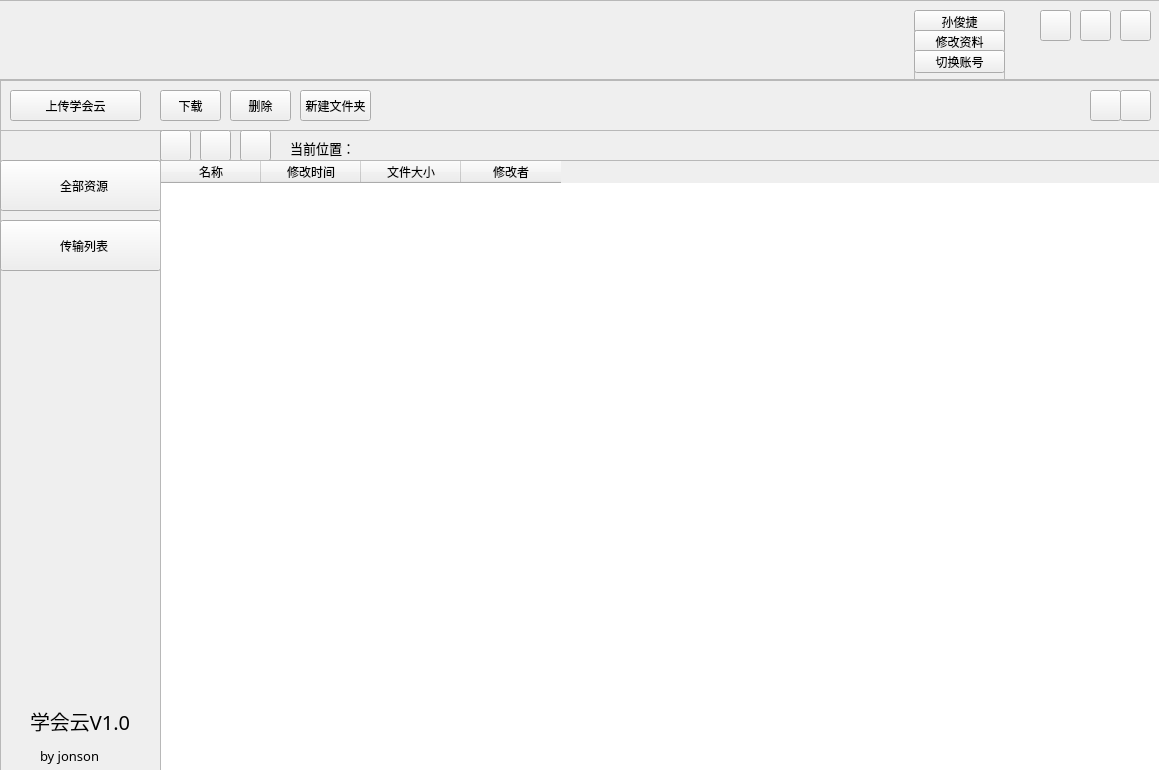
<?xml version="1.0" encoding="UTF-8"?>
<ui version="4.0">
 <class>Form</class>
 <widget class="QWidget" name="Form">
  <property name="geometry">
   <rect>
    <x>0</x>
    <y>0</y>
    <width>1159</width>
    <height>770</height>
   </rect>
  </property>
  <property name="windowTitle">
   <string>Form</string>
  </property>
  <widget class="QFrame" name="frame">
   <property name="geometry">
    <rect>
     <x>-10</x>
     <y>-10</y>
     <width>1181</width>
     <height>791</height>
    </rect>
   </property>
   <property name="frameShape">
    <enum>QFrame::StyledPanel</enum>
   </property>
   <property name="frameShadow">
    <enum>QFrame::Raised</enum>
   </property>
   <widget class="QFrame" name="frame_2">
    <property name="geometry">
     <rect>
      <x>0</x>
      <y>10</y>
      <width>1181</width>
      <height>80</height>
     </rect>
    </property>
    <property name="frameShape">
     <enum>QFrame::StyledPanel</enum>
    </property>
    <property name="frameShadow">
     <enum>QFrame::Raised</enum>
    </property>
    <widget class="QLabel" name="label">
     <property name="geometry">
      <rect>
       <x>10</x>
       <y>0</y>
       <width>181</width>
       <height>81</height>
      </rect>
     </property>
     <property name="text">
      <string/>
     </property>
    </widget>
    <widget class="QPushButton" name="pushButton">
     <property name="geometry">
      <rect>
       <x>1050</x>
       <y>10</y>
       <width>31</width>
       <height>31</height>
      </rect>
     </property>
     <property name="text">
      <string/>
     </property>
    </widget>
    <widget class="QPushButton" name="pushButton_2">
     <property name="geometry">
      <rect>
       <x>1090</x>
       <y>10</y>
       <width>31</width>
       <height>31</height>
      </rect>
     </property>
     <property name="text">
      <string/>
     </property>
    </widget>
    <widget class="QPushButton" name="pushButton_3">
     <property name="geometry">
      <rect>
       <x>1130</x>
       <y>10</y>
       <width>31</width>
       <height>31</height>
      </rect>
     </property>
     <property name="text">
      <string/>
     </property>
    </widget>
    <widget class="QPushButton" name="pushButton_15">
     <property name="geometry">
      <rect>
       <x>924</x>
       <y>10</y>
       <width>91</width>
       <height>23</height>
      </rect>
     </property>
     <property name="text">
      <string>孙俊捷</string>
     </property>
    </widget>
    <widget class="QFrame" name="frame_5">
     <property name="geometry">
      <rect>
       <x>924</x>
       <y>30</y>
       <width>91</width>
       <height>51</height>
      </rect>
     </property>
     <property name="frameShape">
      <enum>QFrame::StyledPanel</enum>
     </property>
     <property name="frameShadow">
      <enum>QFrame::Raised</enum>
     </property>
     <widget class="QPushButton" name="pushButton_16">
      <property name="geometry">
       <rect>
        <x>0</x>
        <y>0</y>
        <width>91</width>
        <height>23</height>
       </rect>
      </property>
      <property name="text">
       <string>修改资料</string>
      </property>
     </widget>
     <widget class="QPushButton" name="pushButton_17">
      <property name="geometry">
       <rect>
        <x>0</x>
        <y>20</y>
        <width>91</width>
        <height>23</height>
       </rect>
      </property>
      <property name="text">
       <string>切换账号</string>
      </property>
     </widget>
    </widget>
    <widget class="QLabel" name="label_10">
     <property name="geometry">
      <rect>
       <x>980</x>
       <y>20</y>
       <width>21</width>
       <height>16</height>
      </rect>
     </property>
     <property name="text">
      <string/>
     </property>
    </widget>
   </widget>
   <widget class="QFrame" name="frame_3">
    <property name="geometry">
     <rect>
      <x>10</x>
      <y>90</y>
      <width>1161</width>
      <height>51</height>
     </rect>
    </property>
    <property name="frameShape">
     <enum>QFrame::StyledPanel</enum>
    </property>
    <property name="frameShadow">
     <enum>QFrame::Raised</enum>
    </property>
    <widget class="QPushButton" name="pushButton_4">
     <property name="geometry">
      <rect>
       <x>1090</x>
       <y>10</y>
       <width>31</width>
       <height>31</height>
      </rect>
     </property>
     <property name="text">
      <string/>
     </property>
    </widget>
    <widget class="QPushButton" name="pushButton_5">
     <property name="geometry">
      <rect>
       <x>1120</x>
       <y>10</y>
       <width>31</width>
       <height>31</height>
      </rect>
     </property>
     <property name="text">
      <string/>
     </property>
    </widget>
    <widget class="QPushButton" name="pushButton_11">
     <property name="geometry">
      <rect>
       <x>160</x>
       <y>10</y>
       <width>61</width>
       <height>31</height>
      </rect>
     </property>
     <property name="text">
      <string>下载</string>
     </property>
    </widget>
    <widget class="QPushButton" name="pushButton_12">
     <property name="geometry">
      <rect>
       <x>230</x>
       <y>10</y>
       <width>61</width>
       <height>31</height>
      </rect>
     </property>
     <property name="text">
      <string>删除</string>
     </property>
    </widget>
    <widget class="QPushButton" name="pushButton_13">
     <property name="geometry">
      <rect>
       <x>300</x>
       <y>10</y>
       <width>71</width>
       <height>31</height>
      </rect>
     </property>
     <property name="text">
      <string>新建文件夹</string>
     </property>
    </widget>
    <widget class="QPushButton" name="pushButton_14">
     <property name="geometry">
      <rect>
       <x>10</x>
       <y>10</y>
       <width>131</width>
       <height>31</height>
      </rect>
     </property>
     <property name="text">
      <string>上传学会云</string>
     </property>
    </widget>
   </widget>
   <widget class="QFrame" name="frame_4">
    <property name="geometry">
     <rect>
      <x>10</x>
      <y>140</y>
      <width>161</width>
      <height>651</height>
     </rect>
    </property>
    <property name="frameShape">
     <enum>QFrame::StyledPanel</enum>
    </property>
    <property name="frameShadow">
     <enum>QFrame::Raised</enum>
    </property>
    <widget class="QPushButton" name="pushButton_9">
     <property name="geometry">
      <rect>
       <x>0</x>
       <y>30</y>
       <width>161</width>
       <height>51</height>
      </rect>
     </property>
     <property name="text">
      <string/>
     </property>
    </widget>
    <widget class="QLabel" name="label_2">
     <property name="geometry">
      <rect>
       <x>20</x>
       <y>40</y>
       <width>31</width>
       <height>31</height>
      </rect>
     </property>
     <property name="text">
      <string/>
     </property>
    </widget>
    <widget class="QLabel" name="label_3">
     <property name="geometry">
      <rect>
       <x>60</x>
       <y>40</y>
       <width>61</width>
       <height>31</height>
      </rect>
     </property>
     <property name="text">
      <string>全部资源</string>
     </property>
    </widget>
    <widget class="QPushButton" name="pushButton_10">
     <property name="geometry">
      <rect>
       <x>0</x>
       <y>90</y>
       <width>161</width>
       <height>51</height>
      </rect>
     </property>
     <property name="text">
      <string/>
     </property>
    </widget>
    <widget class="QLabel" name="label_4">
     <property name="geometry">
      <rect>
       <x>20</x>
       <y>100</y>
       <width>31</width>
       <height>31</height>
      </rect>
     </property>
     <property name="text">
      <string/>
     </property>
    </widget>
    <widget class="QLabel" name="label_5">
     <property name="geometry">
      <rect>
       <x>60</x>
       <y>100</y>
       <width>61</width>
       <height>31</height>
      </rect>
     </property>
     <property name="text">
      <string>传输列表</string>
     </property>
    </widget>
    <widget class="QLabel" name="label_8">
     <property name="geometry">
      <rect>
       <x>40</x>
       <y>610</y>
       <width>71</width>
       <height>31</height>
      </rect>
     </property>
     <property name="font">
      <font>
       <family>幼圆</family>
       <pointsize>10</pointsize>
      </font>
     </property>
     <property name="text">
      <string>by jonson</string>
     </property>
    </widget>
    <widget class="QLabel" name="label_9">
     <property name="geometry">
      <rect>
       <x>30</x>
       <y>570</y>
       <width>101</width>
       <height>41</height>
      </rect>
     </property>
     <property name="font">
      <font>
       <family>幼圆</family>
       <pointsize>15</pointsize>
       <underline>false</underline>
      </font>
     </property>
     <property name="text">
      <string>学会云V1.0</string>
     </property>
    </widget>
   </widget>
   <widget class="QFrame" name="frame_6">
    <property name="geometry">
     <rect>
      <x>170</x>
      <y>140</y>
      <width>1001</width>
      <height>31</height>
     </rect>
    </property>
    <property name="frameShape">
     <enum>QFrame::StyledPanel</enum>
    </property>
    <property name="frameShadow">
     <enum>QFrame::Raised</enum>
    </property>
    <widget class="QLabel" name="label_6">
     <property name="geometry">
      <rect>
       <x>130</x>
       <y>2</y>
       <width>60</width>
       <height>31</height>
      </rect>
     </property>
     <property name="font">
      <font>
       <pointsize>10</pointsize>
      </font>
     </property>
     <property name="text">
      <string>当前位置：</string>
     </property>
    </widget>
    <widget class="QPushButton" name="pushButton_6">
     <property name="geometry">
      <rect>
       <x>0</x>
       <y>0</y>
       <width>31</width>
       <height>31</height>
      </rect>
     </property>
     <property name="text">
      <string/>
     </property>
    </widget>
    <widget class="QPushButton" name="pushButton_7">
     <property name="geometry">
      <rect>
       <x>40</x>
       <y>0</y>
       <width>31</width>
       <height>31</height>
      </rect>
     </property>
     <property name="text">
      <string/>
     </property>
    </widget>
    <widget class="QPushButton" name="pushButton_8">
     <property name="geometry">
      <rect>
       <x>80</x>
       <y>0</y>
       <width>31</width>
       <height>31</height>
      </rect>
     </property>
     <property name="text">
      <string/>
     </property>
    </widget>
    <widget class="QLabel" name="label_7">
     <property name="geometry">
      <rect>
       <x>190</x>
       <y>0</y>
       <width>54</width>
       <height>33</height>
      </rect>
     </property>
     <property name="font">
      <font>
       <pointsize>10</pointsize>
      </font>
     </property>
     <property name="text">
      <string/>
     </property>
    </widget>
   </widget>
   <widget class="QTableWidget" name="tableWidget">
    <property name="geometry">
     <rect>
      <x>170</x>
      <y>170</y>
      <width>1001</width>
      <height>611</height>
     </rect>
    </property>
    <property name="minimumSize">
     <size>
      <width>1001</width>
      <height>0</height>
     </size>
    </property>
    <column>
     <property name="text">
      <string>名称</string>
     </property>
    </column>
    <column>
     <property name="text">
      <string>修改时间</string>
     </property>
    </column>
    <column>
     <property name="text">
      <string>文件大小</string>
     </property>
    </column>
    <column>
     <property name="text">
      <string>修改者</string>
     </property>
    </column>
   </widget>
  </widget>
 </widget>
 <resources/>
 <connections/>
</ui>
